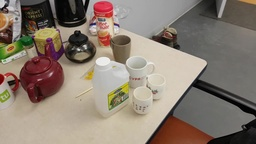
#> input picture in001562.jpg, 256 x 144 px, shrunk from 1280 x 720 before the run
$ jupyter execute 'Propositions d'"'"'objets.ipynb'
#> lines starting #> are read from the running program, lines starting #| are printed output that depends on the picture
INF6804 Vision par ordinateur

Polytechnique Montréal

Exemple de propositions d'objets avec la méthode selective search.

[cell 1]
import numpy as np
import cv2
import matplotlib.pyplot as plt

Lecture d'une image.

[cell 2]
image = cv2.imread('in001562.jpg')
#> image is the input picture: shape (144, 256, 3); mean B, G, R 113.3, 125.4, 138
plt.figure(figsize = (10,10))
image = image[:,:,::-1] #OpenCV lit les images en BGR
plt.imshow(image)
plt.show()

Initialisation et application de Selective search.

[cell 3]
ss = cv2.ximgproc.segmentation.createSelectiveSearchSegmentation()
ss.setBaseImage(image)
ss.switchToSelectiveSearchQuality()
rects = ss.process() #Obtient des rectangles englobants
print('Nombre total de propositions d\'objets: {}'.format(len(rects)))

Affichage du résultat.

[cell 4]
Nombreprops = 150
imSortie = np.copy(image)
for i, rect in enumerate(rects):
    # draw rectangle for region proposal till numShowRects
    if (i < Nombreprops):
        x, y, w, h = rect
        cv2.rectangle(imSortie, (x, y), (x + w, y + h), (0, 0, 255), 2, cv2.LINE_AA)
    else:
        break
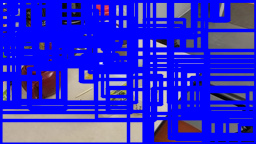
#> imSortie: shape (144, 256, 3); mean R, G, B 45.3, 41.3, 213

plt.figure(figsize = (10,10))
plt.imshow(imSortie)
plt.show()


$ run again, with in000001.jpg copied over in001562.jpg
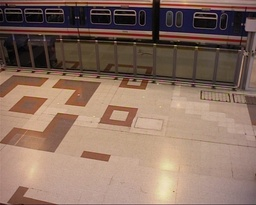
#> input picture in000001.jpg, 256 x 205 px, shrunk from 720 x 576 before the run
#> image is the input picture: shape (205, 256, 3); mean B, G, R 97.2, 111.7, 138.4
#> after the loop `for i, rect in enumerate(rects):`:
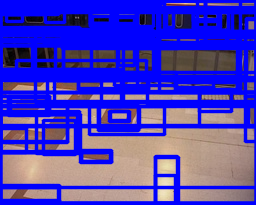
#> imSortie: shape (205, 256, 3); mean R, G, B 72, 59.5, 189.8
